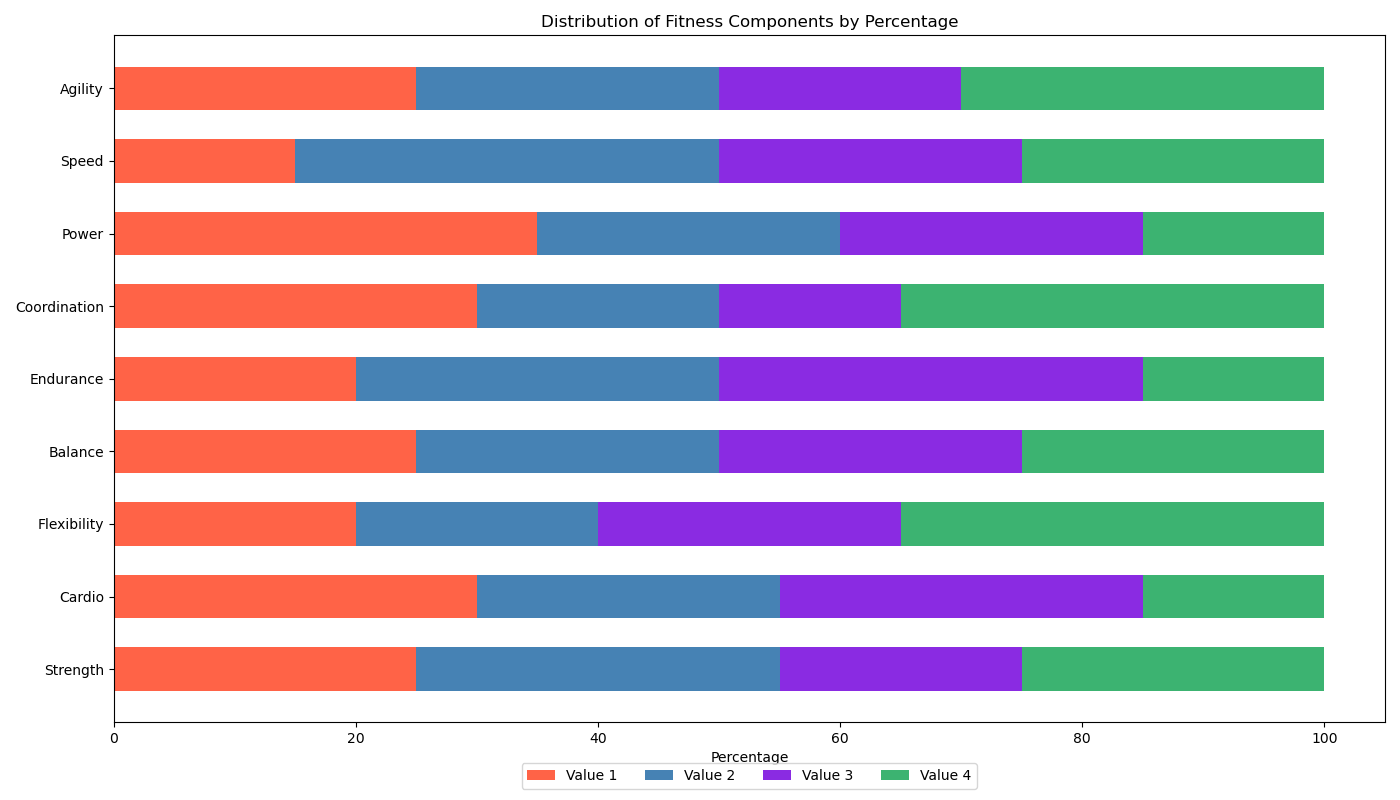

Here is the Python script that generated this plot:

import matplotlib.pyplot as plt
import numpy as np

categories = ['Strength', 'Cardio', 'Flexibility', 'Balance', 'Endurance', 'Coordination', 'Power', 'Speed', 'Agility']
values = np.array([
    [25, 30, 20, 25],
    [30, 25, 30, 15],
    [20, 20, 25, 35],
    [25, 25, 25, 25],
    [20, 30, 35, 15],
    [30, 20, 15, 35],
    [35, 25, 25, 15],
    [15, 35, 25, 25],
    [25, 25, 20, 30]
])

values_percentage = values / values.sum(axis=1)[:, None] * 100

fig, ax = plt.subplots(figsize=(14, 8))

width = 0.6  # bar width
indices = np.arange(len(categories))

bottoms = np.zeros(len(categories))
for i in range(values_percentage.shape[1]):
    ax.barh(indices, values_percentage[:, i], left=bottoms, height=width, label=f'Value {i+1}',
            color=['#FF6347', '#4682B4', '#8A2BE2', '#3CB371'][i])
    bottoms += values_percentage[:, i]

ax.set_yticks(indices)
ax.set_yticklabels(categories)
ax.set_xlabel('Percentage')
ax.set_title('Distribution of Fitness Components by Percentage')
ax.legend(loc='upper center', bbox_to_anchor=(0.5, -0.05), ncol=4)

plt.tight_layout()
plt.show()
